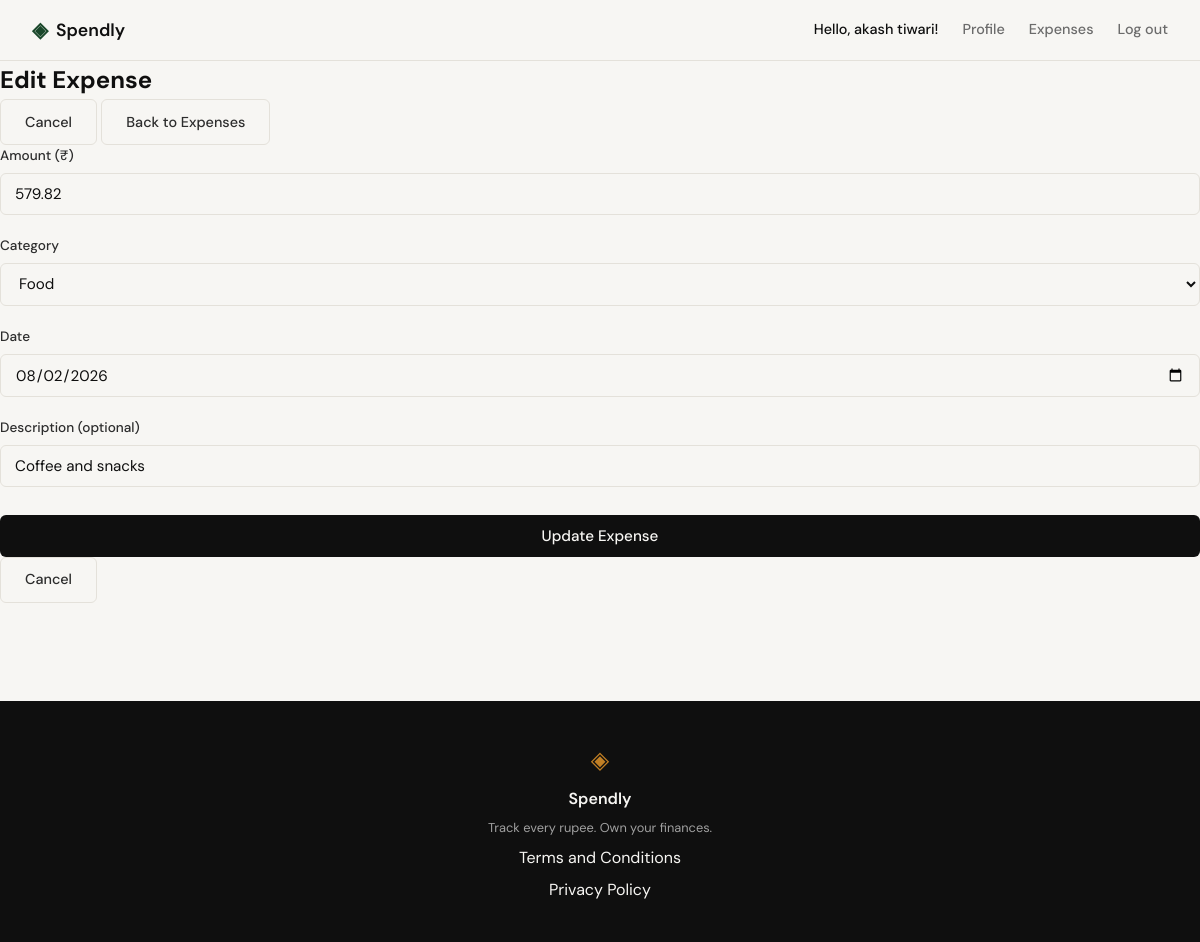
The app's page /expenses/14/edit (signed in) with its own data.
### tables this page shows
CREATE TABLE expenses (
            id INTEGER PRIMARY KEY AUTOINCREMENT,
            user_id INTEGER NOT NULL,
            amount REAL NOT NULL,
            category TEXT NOT NULL,
            date TEXT NOT NULL,
            description TEXT,
            created_at TEXT DEFAULT CURRENT_TIMESTAMP,
            FOREIGN KEY (user_id) REFERENCES users (id) ON DELETE CASCADE
        );

### app.py (the view, shortened to what this page needs)
@app.route("/expenses/<int:id>/edit", methods=["GET", "POST"])
@login_required
def edit_expense(id):
    expense = get_expense_by_id_and_user(id, session['user_id'])
    if expense is None:
        flash("Expense not found.", "error")
        return redirect(url_for('expenses_index'))
    if request.method == "GET":
        return render_template("expenses/edit.html", expense=expense)

### app.py (called while the page is built)
def is_authenticated():
    return 'user_id' in session

def login_required(f):
    from functools import wraps
    @wraps(f)
    def decorated_function(*args, **kwargs):
        if not is_authenticated():
            flash('Please log in to access this page.', 'warning')
            return redirect(url_for('login'))
        return f(*args, **kwargs)
    return decorated_function

### database/db.py (called while the page is built)
def get_db():
    db = getattr(g, '_database', None)
    if db is None:
        db = g._database = sqlite3.connect(DATABASE)
        db.row_factory = sqlite3.Row
        db.execute("PRAGMA foreign_keys = ON")
    return db

def get_expense_by_id_and_user(expense_id, user_id):
    db = get_db()
    cursor = db.cursor()
    cursor.execute('''
        SELECT id, amount, category, date, description, created_at
        FROM expenses
        WHERE id = ? AND user_id = ?
    ''', (expense_id, user_id))
    return cursor.fetchone()

### templates/expenses/edit.html (shortened to what this page needs)
{% extends "base.html" %}
{% block content %}
<section class="expense-form-section">
    <div class="expense-form-header">
        <h1 class="expense-form-title">Edit Expense</h1>
        <div class="expense-form-actions">
            <a href="{{ url_for('expense_detail', id=expense.id) }}" class="btn-ghost">Cancel</a>
            <a href="{{ url_for('expenses_index') }}" class="btn-ghost">Back to Expenses</a>
        </div>
    </div>
    <form method="POST" action="{{ url_for('edit_expense', id=expense.id) }}" class="expense-form">
        <div class="form-group">
            <label for="amount">Amount (₹)</label>
            <input type="number"
                   id="amount"
                   name="amount"
                   step="0.01"
                   min="0.01"
                   value="{{ expense.amount }}"
                   class="form-input"
                   required>
        </div>
        <div class="form-group">
            <label for="category">Category</label>
            <select id="category" name="category" class="form-input" required>
                <option value="Food" {% if expense.category == 'Food' %}selected{% endif %}>Food</option>
            </select>
        </div>
        <div class="form-group">
            <label for="date">Date</label>
            <input type="date"
                   id="date"
                   name="date"
                   value="{{ expense.date }}"
                   class="form-input"
                   required>
        </div>
        <div class="form-group">
            <label for="description">Description (optional)</label>
            <input type="text"
                   id="description"
                   name="description"
                   value="{{ expense.description or '' }}"
                   class="form-input"
                   placeholder="Enter a brief description">
        </div>
        <div class="form-group">
            <button type="submit" class="btn-submit">Update Expense</button>
            <a href="{{ url_for('expense_detail', id=expense.id) }}" class="btn-ghost">Cancel</a>
        </div>
    </form>
</section>
{% endblock %}

### static/css/style.css (style rules this page uses)
:root { --ink: #0f0f0f; --ink-soft: #2d2d2d; --ink-muted: #6b6b6b; --ink-faint: #a0a0a0; --paper: #f7f6f3; --paper-warm: #f0ede6; --paper-card: #ffffff; --accent: #1a472a; --accent-light: #e8f0eb; --accent-2: #c17f24; --accent-2-light: #fdf3e3; --danger: #c0392b; --danger-light: #fdecea; --border: #e4e1da; --border-soft: #eeebe4; --font-display: 'DM Serif Display', Georgia, serif; --font-body: 'DM Sans', system-ui, sans-serif; --max-width: 1200px; --auth-width: 440px; --radius-sm: 6px; --radius-md: 12px; --radius-lg: 20px; }
*, *::before, *::after { box-sizing: border-box; margin: 0; padding: 0; }
html { font-size: 16px; scroll-behavior: smooth; }
body { background: var(--paper); color: var(--ink); font-family: var(--font-body); font-size: 1rem; line-height: 1.6; -webkit-font-smoothing: antialiased; }
a { color: inherit; text-decoration: none; }
.btn-ghost { display: inline-block; background: transparent; color: var(--ink-soft); padding: 0.65rem 1.5rem; border-radius: var(--radius-sm); font-size: 0.9rem; font-weight: 500; border: 1px solid var(--border); transition: all 0.2s; text-decoration: none; }
.form-group { margin-bottom: 1.25rem; }
.form-group label { display: block; font-size: 0.85rem; font-weight: 500; color: var(--ink-soft); margin-bottom: 0.4rem; }
.form-input { width: 100%; padding: 0.6rem 0.875rem; border: 1px solid var(--border); border-radius: var(--radius-sm); font-family: var(--font-body); font-size: 0.95rem; color: var(--ink); background: var(--paper); outline: none; transition: border-color 0.2s; }
.form-input::placeholder { color: var(--ink-faint); }
.btn-submit { width: 100%; padding: 0.7rem; background: var(--ink); color: var(--paper); border: none; border-radius: var(--radius-sm); font-family: var(--font-body); font-size: 0.95rem; font-weight: 500; cursor: pointer; transition: background 0.2s; margin-top: 0.5rem; }

### records on screen
expenses: amount "579.82", category "Food", date "08/02/2026", description "Coffee and snacks"

### other values on screen
{{ session.user_name }} "akash tiwari"
